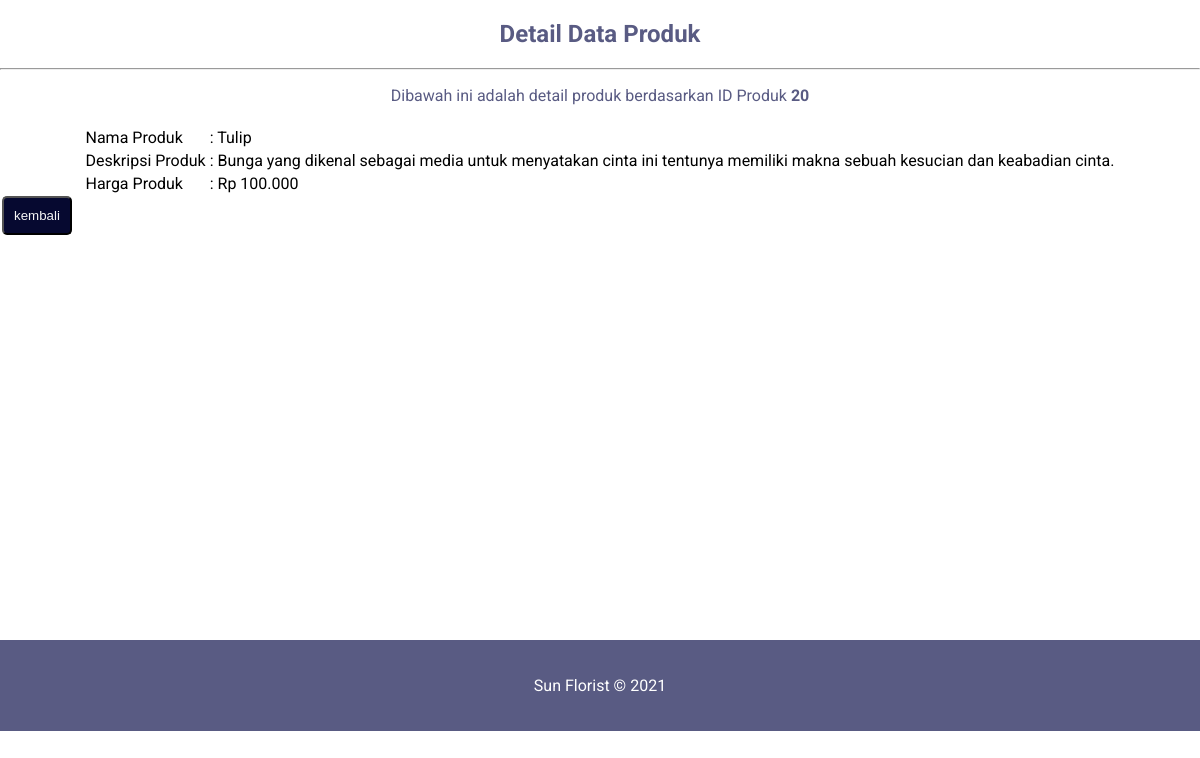
The app's page /view.php?id=20 with its own data.
### tables this page shows
CREATE TABLE `produk` (
  `id` int(11) NOT NULL,
  `nama_produk` varchar(50) NOT NULL,
  `harga` int(14) NOT NULL,
  `deskripsi` text NOT NULL
);

### view.php (the view, shortened to what this page needs)
<?php
    include('config.php');
    if(isset($_GET['id'])){
      $id = $_GET['id'];
    $query = mysqli_query($koneksi, "select * from produk where id = '$id'");
    $result = mysqli_fetch_array($query);
    }
?>
<!DOCTYPE html>
<html lang="en">
<head>
</head>
<body>
	<h2 class="judul">Detail Data Produk</h2>
	<hr>
	<p class="judul">Dibawah ini adalah detail produk berdasarkan ID Produk </i><b><?php echo $id?></b></p>
    <table>
        <tr>
            <td>Nama Produk</td>
            <td>: <?php echo $result['nama_produk']?> </td>
        </tr>
        <tr>
            <td>Deskripsi Produk</td>
            <td>: <?php echo $result['deskripsi']?> </td>
        </tr>
        <tr>
            <td>Harga Produk</td>
            <td>: Rp <?php  echo number_format($result['harga'],0,',','.');?> </td>
        </tr>
   </table>
   <button><a href="home.php">kembali</a></button>
<footer>
    <p>Sun Florist &#169; 2021</p>
</footer>
</body>
</html>

### view.php (style rules this page uses)
body { margin: 0; padding: 0; font-family: 'Roboto', sans-serif; }
.judul { color: #595B83; text-align: center; }
table { margin-top: 20px; margin-left:auto; margin-right:auto; }
button { background: #060930; padding-right: 10px; margin-left:2px; padding-left: 10px; padding-top: 10px; padding-bottom: 10px; border-radius: 5px; margin-bottom: 405px; }
a { color: #f5f5f5; text-decoration: none; }
footer { margin-top: 0px; background:#595B83; display: flex; align-items: center; justify-content: space-evenly; padding-top: 20px; padding-bottom: 20px; color: white; }

### records on screen
produk: nama_produk "Tulip", deskripsi "Bunga yang dikenal sebagai media untuk menyatakan cinta ini tentunya memiliki makna sebuah kesucian dan keabadian cinta.", harga "100.000"

### other values on screen
$id "20"
